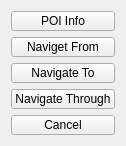
<?xml version="1.0" encoding="UTF-8"?>
<ui version="4.0">
 <class>THandyMenuWidget</class>
 <widget class="QWidget" name="THandyMenuWidget">
  <property name="geometry">
   <rect>
    <x>0</x>
    <y>0</y>
    <width>126</width>
    <height>142</height>
   </rect>
  </property>
  <property name="windowTitle">
   <string>Form</string>
  </property>
  <layout class="QVBoxLayout" name="verticalLayout">
   <item>
    <widget class="QPushButton" name="poInfoButton">
     <property name="minimumSize">
      <size>
       <width>0</width>
       <height>20</height>
      </size>
     </property>
     <property name="text">
      <string>POI Info</string>
     </property>
    </widget>
   </item>
   <item>
    <widget class="QPushButton" name="navFromButton">
     <property name="minimumSize">
      <size>
       <width>0</width>
       <height>20</height>
      </size>
     </property>
     <property name="text">
      <string>Naviget From</string>
     </property>
    </widget>
   </item>
   <item>
    <widget class="QPushButton" name="navToButton">
     <property name="minimumSize">
      <size>
       <width>0</width>
       <height>20</height>
      </size>
     </property>
     <property name="text">
      <string>Navigate To</string>
     </property>
    </widget>
   </item>
   <item>
    <widget class="QPushButton" name="navThroughButton">
     <property name="minimumSize">
      <size>
       <width>0</width>
       <height>20</height>
      </size>
     </property>
     <property name="text">
      <string>Navigate Through</string>
     </property>
    </widget>
   </item>
   <item>
    <widget class="QPushButton" name="cancelButton">
     <property name="minimumSize">
      <size>
       <width>0</width>
       <height>20</height>
      </size>
     </property>
     <property name="text">
      <string>Cancel</string>
     </property>
    </widget>
   </item>
  </layout>
 </widget>
 <resources/>
 <connections/>
</ui>
